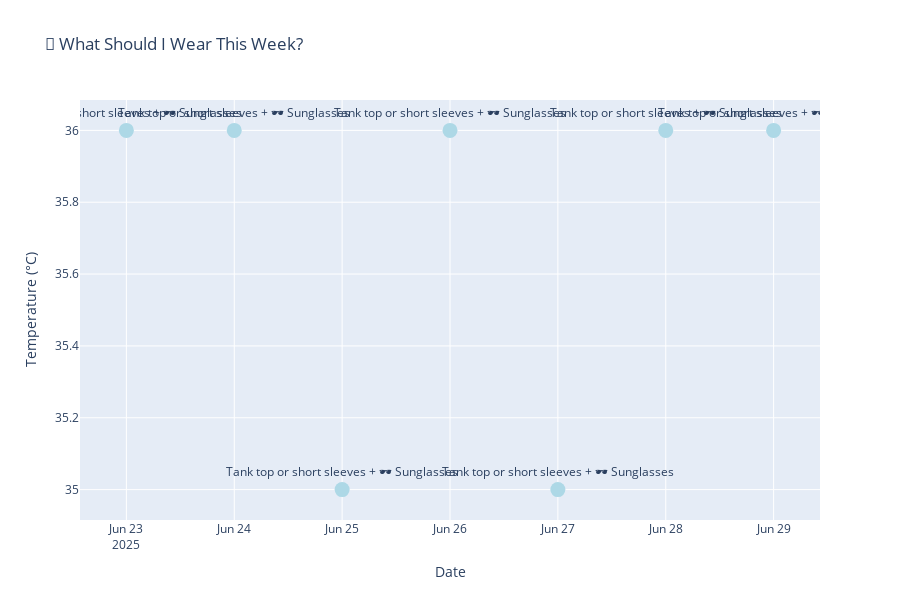

The cell this chart's notebook holds for it:
### Markdown cell above
**🔮 1. What Should I Wear Today?**

### Code cell
# Import the weather applications
from weather_apps import WeatherApps

# Initialize the apps
apps = WeatherApps(api)

# Get your forecast data (you already have this)
# daily_forecast = api.get_daily_forecast(location_id, periods=7)

# 🔮 1. What Should I Wear Today?
outfit_fig, outfit_recs = apps.what_to_wear_app(daily_forecast)
print("👕 Outfit Recommendations:")
print(outfit_recs)
outfit_fig.show()

### Figure 1 — Plotly figure (JSON) as saved in the notebook; plotly's stock layout.template omitted (floating-point values rounded to 4 significant figures)
{"data": [{"marker": {"color": "lightblue", "size": 15}, "mode": "markers+text", "name": "Temperature & Outfit", "text": ["Tank top or short sleeves + 🕶️ Sunglasses", "Tank top or short sleeves + 🕶️ Sunglasses", "Tank top or short sleeves + 🕶️ Sunglasses", "Tank top or short sleeves + 🕶️ Sunglasses", "Tank top or short sleeves + 🕶️ Sunglasses", "Tank top or short sleeves + 🕶️ Sunglasses", "Tank top or short sleeves + 🕶️ Sunglasses"], "textposition": "top center", "type": "scatter", "x": ["2025-06-23", "2025-06-24", "2025-06-25", "2025-06-26", "2025-06-27", "2025-06-28", "2025-06-29"], "y": [36, 36, 35, 36, 35, 36, 36]}], "layout": {"height": 600, "showlegend": false, "title": {"text": "👕 What Should I Wear This Week?"}, "xaxis": {"title": {"text": "Date"}}, "yaxis": {"title": {"text": "Temperature (°C)"}}}}
